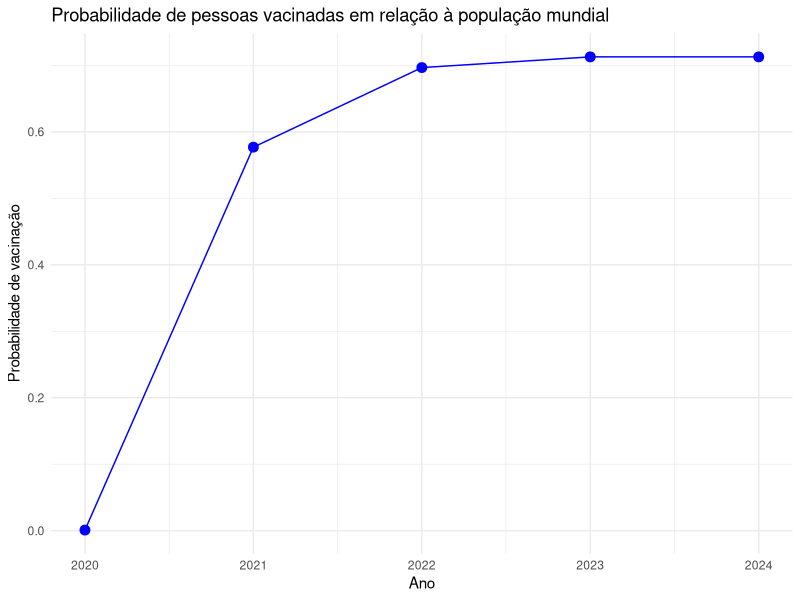

Write R code to recreate this figure.
install.packages("ggplot2")
install.packages("dplyr")

library(dplyr)
library(ggplot2)

soma_vacinados <- function(df, start_date, end_date) {
  df %>%
    filter(date > start_date & date < end_date) %>%
    summarise(total_vacinados = sum(daily_people_vaccinated, na.rm = TRUE))
}

# Quantidade de pessoas vacinadas por ano
pessoas_vacinadas_2020 <- 7230216
pessoas_vacinadas_2021 <- 4558247607
pessoas_vacinadas_2022 <- 5504032360
pessoas_vacinadas_2023 <- 5631195241
pessoas_vacinadas_2024 <- 5631262670

# Total de pessoas no mundo
total_habitantes_mundo_aproximadamente <- 7900000000

#Probabilidade de uma pessoa estar vacinada por ano
prob_vac_2020 <- pessoas_vacinadas_2020/total_habitantes_mundo_aproximadamente
prob_vac_2021 <- pessoas_vacinadas_2021/total_habitantes_mundo_aproximadamente
prob_vac_2022 <- pessoas_vacinadas_2022/total_habitantes_mundo_aproximadamente
prob_vac_2023 <- pessoas_vacinadas_2023/total_habitantes_mundo_aproximadamente
prob_vac_2024 <- pessoas_vacinadas_2024/total_habitantes_mundo_aproximadamente

# Quantidade de pessoas totalmente vacinadas por ano (2 doses)

pessoas_totalmente_vacinadas_2020 <- 47384
pessoas_totalmente_vacinadas_2021 <- 3879378967
pessoas_totalmente_vacinadas_2022 <- 5044053376
pessoas_totalmente_vacinadas_2023 <- 5177907087
pessoas_totalmente_vacinadas_2024 <- 5177942360

# Gráfico da probabilidade das pessoas estarem vacinadas
anos <- c(2020, 2021, 2022, 2023, 2024)
prob_vac <- c(prob_vac_2020, prob_vac_2021, prob_vac_2022, prob_vac_2023, prob_vac_2024)

dados_prob_vac <- data.frame(
  ano = anos,
  probabilidade_vacinacao = prob_vac
)


ggplot(dados_prob_vac, aes(x = ano, y = probabilidade_vacinacao)) +
  geom_line(color = "blue") +  
  geom_point(color = "blue", size = 3) + 
  labs(
    x = "Ano",
    y = "Probabilidade de vacinação",
    title = "Probabilidade de pessoas vacinadas em relação à população mundial",
  ) +
  theme_minimal()
